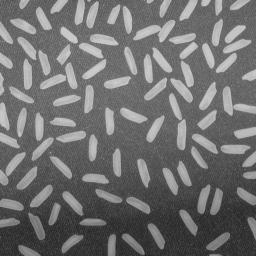
#> input picture week1/rice.jpg, 256 x 256 px
$ jupyter execute report1.ipynb
#> lines starting #> are read from the running program, lines starting #| are printed output that depends on the picture; after the words box and inside, x2 and y2 are one past the last pixel; in counts of white or black regions, pixels touching at a corner belong together
[cell 1]
from skimage import io, data, img_as_float #import the io, data module from scikit-image
import matplotlib.pyplot as plt #import the pyplot module to load and save the image
import numpy as np

[cell 2]
# (1)
rice = io.imread('rice.jpg', as_gray=True)
#> rice is the input picture: shape (256, 256); min 25, max 213, mean 111.2
plt.imshow(rice, cmap='gray')
plt.show()

# (2)
plt.imshow(img_as_float(rice)*1.5, cmap='gray', vmin=0.0, vmax=1.0)
plt.show()
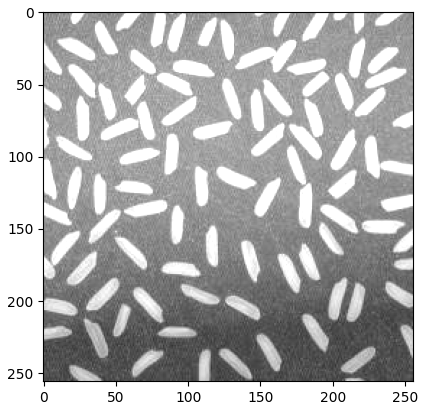
#> figure drawn by matplotlib, 1 panel

# (3)
plt.imshow(img_as_float(rice)/1.5, cmap='gray', vmin=0.0, vmax=1.0)
plt.show()
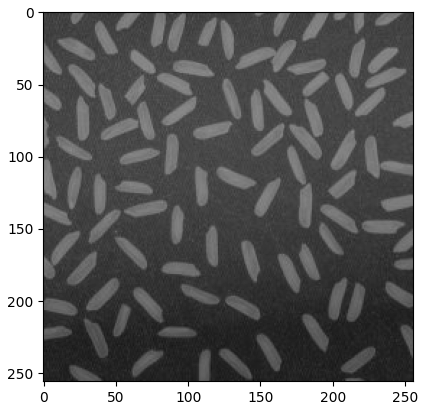
#> figure drawn by matplotlib, 1 panel

[cell 3]
# (1)
highway1 = io.imread('highway1.jpg')
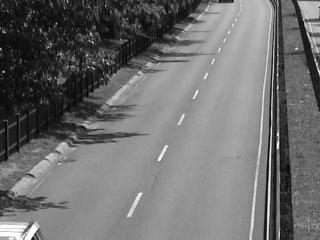
#> input picture week1/highway1.jpg, 320 x 240 px
#> highway1 is the input picture: shape (240, 320); min 0, max 255, mean 110.3
highway2 = io.imread('highway2.jpg')
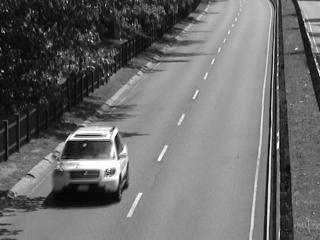
#> input picture week1/highway2.jpg, 320 x 240 px
#> highway2 is the input picture: shape (240, 320); min 0, max 255, mean 107.1

highway1_float = img_as_float(highway1)
plt.imshow(highway1_float, cmap='gray')
plt.show()

highway2_float = img_as_float(highway2)
plt.imshow(highway2_float, cmap='gray')
plt.show()

subtraction = highway2_float - highway1_float
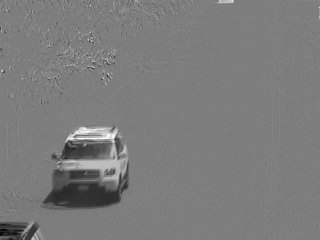
#> subtraction: shape (240, 320) float64; min -0.835, max 0.851, mean -0.0124; drawn with min black and max white

plt.imshow(subtraction, cmap='gray')
plt.show()

# (2)
plt.imshow(highway2-highway1, cmap='gray')
plt.show()
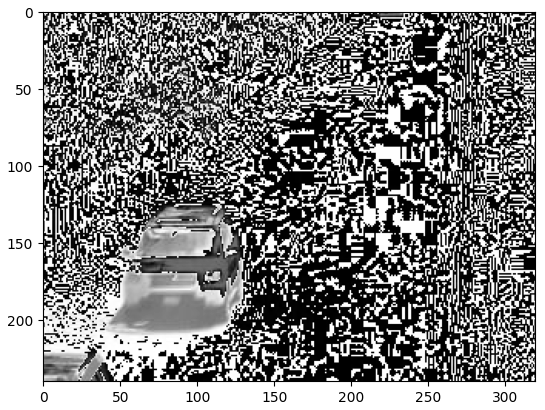
#> figure drawn by matplotlib, 1 panel
print(highway2)
#> (printed output is left out)
print(highway1)
#> (printed output is left out)
print(highway2-highway1)
#> (printed output is left out)

[cell 4]
# (1)
def decrease_contrast(image):
    threshold = 0.15
    mod_image = image/image.max().copy()
    x1, y1 = np.where(mod_image>=threshold)
    x2, y2 = np.where(mod_image<threshold)
    mod_image[x1, y1] = mod_image[x1, y1] - 0.15
    mod_image[x2, y2] = mod_image[x2, y2] + 0.15
    return mod_image

leaves_gray = io.imread('leaves.jpg', as_gray=True)
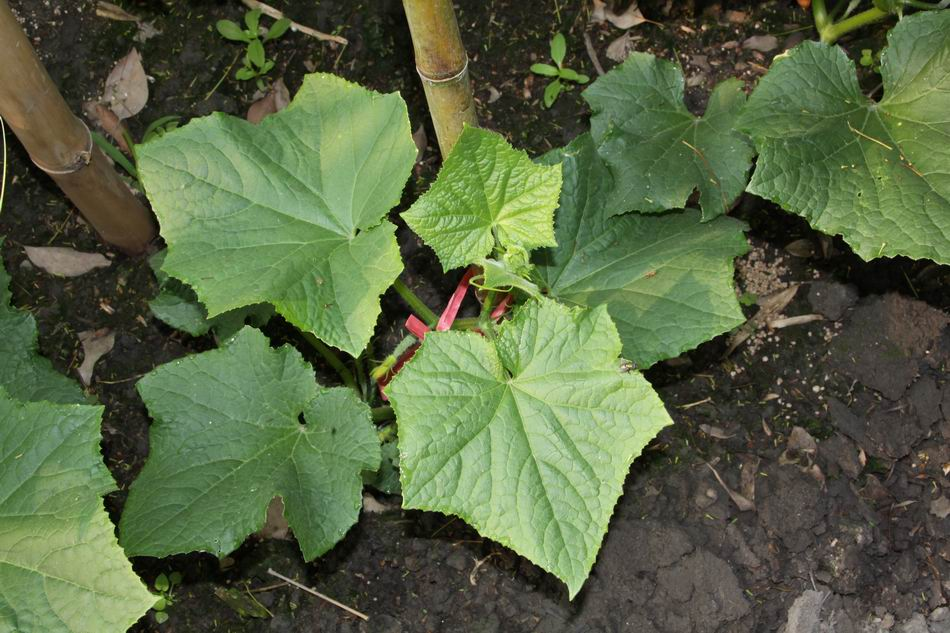
#> input picture week1/leaves.jpg, 950 x 633 px
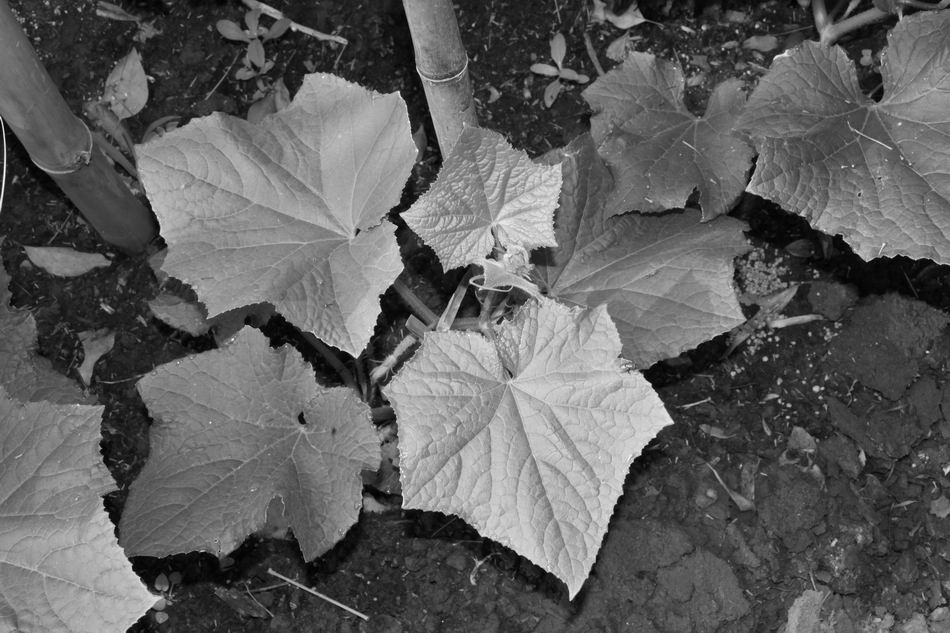
#> leaves_gray: shape (633, 950) float64; min 0, max 0.986, mean 0.375
plt.imshow(leaves_gray, cmap='gray')
plt.show()

leaves_contrast = decrease_contrast(leaves_gray)
#> in decrease_contrast, `mod_image[x1, y1] = mod_image[x1, y1] - 0.15`:
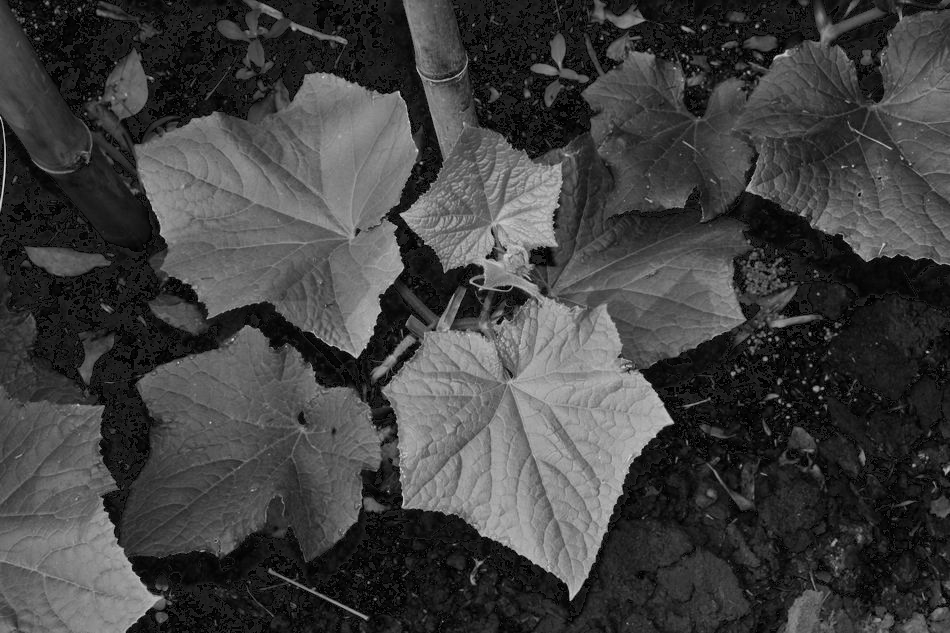
#> mod_image: shape (633, 950) float64; min 0, max 0.85, mean 0.254
#> in decrease_contrast, `mod_image[x2, y2] = mod_image[x2, y2] + 0.15`:
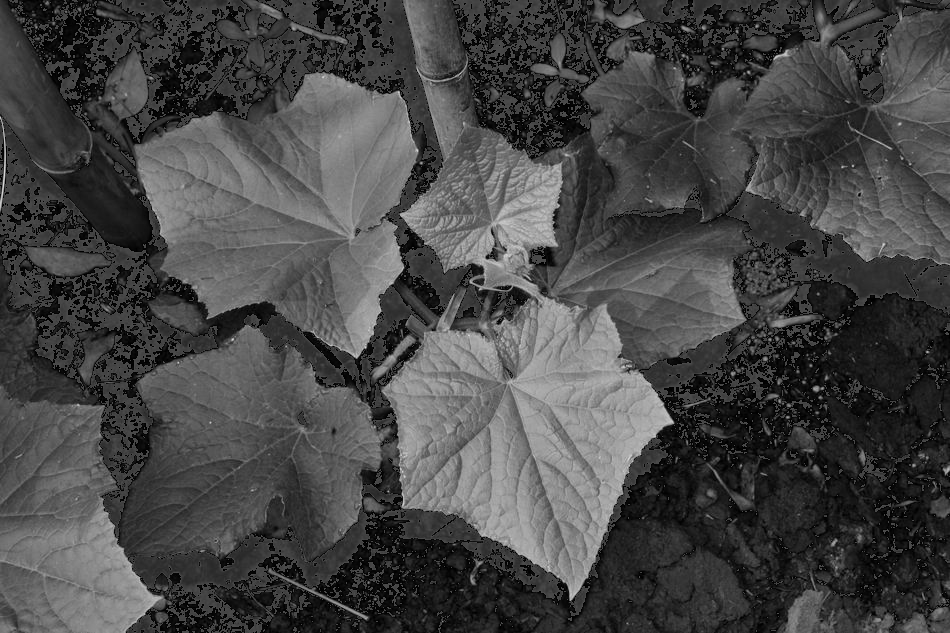
#> mod_image: shape (633, 950) float64; 15.58% of pixels changed, all inside (x1, y1, x2, y2) = (0, 0, 950, 633)
plt.imshow(leaves_contrast, cmap='gray', vmin=0.0, vmax=1.0)
plt.show()
